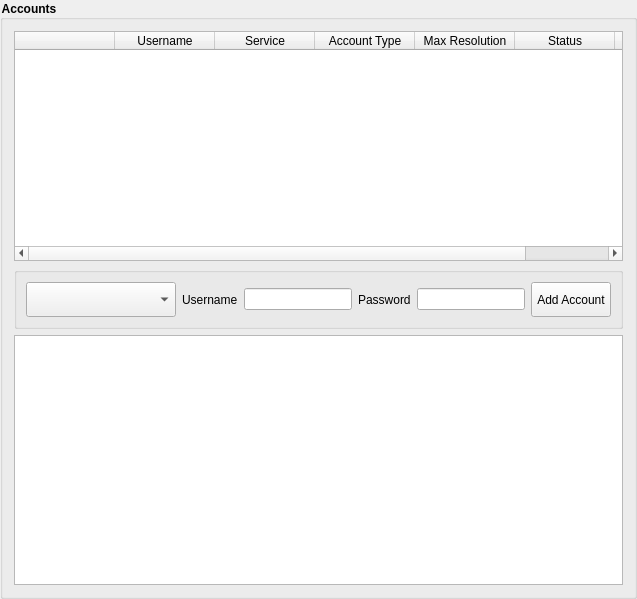
             <widget class="QGroupBox" name="groupbox_accounts_3">
              <property name="styleSheet">
               <string notr="true">QGroupBox { font-weight: bold; }</string>
              </property>
              <property name="title">
               <string>Accounts</string>
              </property>
              <property name="flat">
               <bool>true</bool>
              </property>
              <layout class="QVBoxLayout" name="verticalLayout_18">
               <item>
                <widget class="QTableWidget" name="tbl_sessions">
                 <property name="minimumSize">
                  <size>
                   <width>0</width>
                   <height>230</height>
                  </size>
                 </property>
                 <property name="frameShape">
                  <enum>QFrame::StyledPanel</enum>
                 </property>
                 <property name="editTriggers">
                  <set>QAbstractItemView::NoEditTriggers</set>
                 </property>
                 <property name="selectionMode">
                  <enum>QAbstractItemView::SingleSelection</enum>
                 </property>
                 <property name="selectionBehavior">
                  <enum>QAbstractItemView::SelectRows</enum>
                 </property>
                 <property name="showGrid">
                  <bool>true</bool>
                 </property>
                 <property name="sortingEnabled">
                  <bool>true</bool>
                 </property>
                 <attribute name="horizontalHeaderCascadingSectionResizes">
                  <bool>false</bool>
                 </attribute>
                 <attribute name="horizontalHeaderMinimumSectionSize">
                  <number>0</number>
                 </attribute>
                 <attribute name="horizontalHeaderDefaultSectionSize">
                  <number>100</number>
                 </attribute>
                 <attribute name="horizontalHeaderStretchLastSection">
                  <bool>true</bool>
                 </attribute>
                 <attribute name="verticalHeaderVisible">
                  <bool>false</bool>
                 </attribute>
                 <column>
                  <property name="text">
                   <string/>
                  </property>
                  <property name="textAlignment">
                   <set>AlignTrailing|AlignTop</set>
                  </property>
                 </column>
                 <column>
                  <property name="text">
                   <string>Username</string>
                  </property>
                 </column>
                 <column>
                  <property name="text">
                   <string>Service</string>
                  </property>
                 </column>
                 <column>
                  <property name="text">
                   <string>Account Type</string>
                  </property>
                 </column>
                 <column>
                  <property name="text">
                   <string>Max Resolution</string>
                  </property>
                 </column>
                 <column>
                  <property name="text">
                   <string>Status</string>
                  </property>
                 </column>
                 <column>
                  <property name="text">
                   <string>Action</string>
                  </property>
                 </column>
                </widget>
               </item>
               <item>
                <widget class="QGroupBox" name="group_login_form_3">
                 <property name="minimumSize">
                  <size>
                   <width>0</width>
                   <height>0</height>
                  </size>
                 </property>
                 <property name="title">
                  <string/>
                 </property>
                 <property name="flat">
                  <bool>false</bool>
                 </property>
                 <layout class="QHBoxLayout" name="horizontalLayout_50">
                  <item>
                   <widget class="QComboBox" name="login_service">
                    <property name="minimumSize">
                     <size>
                      <width>150</width>
                      <height>35</height>
                     </size>
                    </property>
                    <property name="maximumSize">
                     <size>
                      <width>200</width>
                      <height>45</height>
                     </size>
                    </property>
                   </widget>
                  </item>
                  <item>
                   <widget class="QLabel" name="login_username_label">
                    <property name="text">
                     <string>Username</string>
                    </property>
                   </widget>
                  </item>
                  <item>
                   <widget class="QLineEdit" name="login_username">
                    <property name="sizePolicy">
                     <sizepolicy hsizetype="Expanding" vsizetype="Fixed">
                      <horstretch>0</horstretch>
                      <verstretch>0</verstretch>
                     </sizepolicy>
                    </property>
                    <property name="minimumSize">
                     <size>
                      <width>0</width>
                      <height>0</height>
                     </size>
                    </property>
                    <property name="text">
                     <string/>
                    </property>
                   </widget>
                  </item>
                  <item>
                   <widget class="QLabel" name="login_password_label">
                    <property name="text">
                     <string>Password</string>
                    </property>
                   </widget>
                  </item>
                  <item>
                   <widget class="QLineEdit" name="login_password">
                    <property name="sizePolicy">
                     <sizepolicy hsizetype="Expanding" vsizetype="Fixed">
                      <horstretch>0</horstretch>
                      <verstretch>0</verstretch>
                     </sizepolicy>
                    </property>
                    <property name="minimumSize">
                     <size>
                      <width>0</width>
                      <height>0</height>
                     </size>
                    </property>
                    <property name="text">
                     <string/>
                    </property>
                   </widget>
                  </item>
                  <item>
                   <widget class="QPushButton" name="btn_login_add">
                    <property name="maximumSize">
                     <size>
                      <width>16777215</width>
                      <height>45</height>
                     </size>
                    </property>
                    <property name="text">
                     <string>Add Account</string>
                    </property>
                   </widget>
                  </item>
                 </layout>
                </widget>
               </item>
               <item>
                <widget class="QTextEdit" name="lb_generic_extractors">
                 <property name="minimumSize">
                  <size>
                   <width>0</width>
                   <height>250</height>
                  </size>
                 </property>
                 <property name="readOnly">
                  <bool>true</bool>
                 </property>
                </widget>
               </item>
              </layout>
             </widget>
